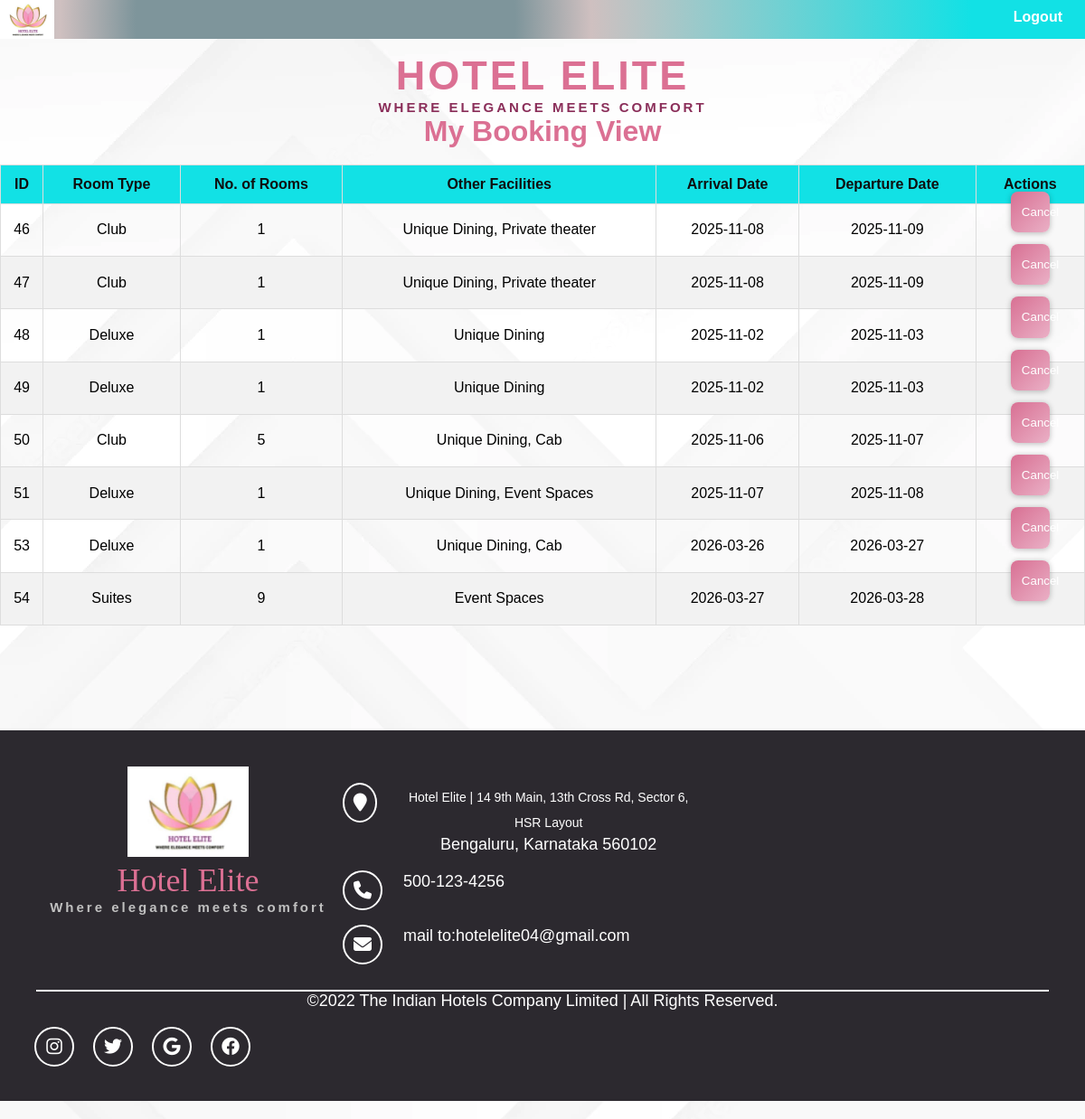
/my/reservations (signed in), run on the app's committed database.
### tables this page shows
CREATE TABLE "bdetails" (
	"id"	INTEGER,
	"name"	TEXT,
	"telphone"	NUMERIC,
	"address"	TEXT,
	"email"	TEXT,
	"room_type"	TEXT,
	"number_of_rooms"	int,
	"other_facilities"	TEXT,
	"arrival_date"	INTEGER,
	"departure_date"	INTEGER, status TEXT DEFAULT 'active',
	PRIMARY KEY("id")
);

### app.py (the view)
@app.get("/my/reservations", response_class=HTMLResponse)
def my_reservations(request: Request):
    if not is_user_logged_in(request):
        return RedirectResponse("/login", status_code=status.HTTP_302_FOUND)
    email = request.session.get("email")
    bookings = db.executeQueryWithParams("SELECT * FROM bdetails WHERE email = ?", [email])
    return templates.TemplateResponse(
        "my_reservations.html",
        {"request": request, "bdetails": bookings},
    )

### templates/my_reservations.html (shortened to what this page needs)
<!DOCTYPE html>
<html lang="en">
<head>
    <link rel="stylesheet" href="/static/css/style.css" />
    <link rel="stylesheet" href="https://cdnjs.cloudflare.com/ajax/libs/font-awesome/6.2.1/css/all.min.css" />
</head>
<body>
    <header>
        <div class="navbar">
            <img src="/static/image/logol.jpg" class="logo1">
            <div class="mobile">
                <div class="nav">
                    <div class="bar"><a href="/logout">Logout</a></div>
                </div>
            </div>
        </div>
    </header>
    <h1 class="logo">Hotel Elite</h1>
    <h6 class="tagline1">Where elegance meets comfort</h6>
    <h1>My Booking View</h1>
    <br />
    <table class="customers">
        <thead>
            <tr>
                <th>ID</th>
                <th>Room Type</th>
                <th>No. of Rooms</th>
                <th>Other Facilities</th>
                <th>Arrival Date</th>
                <th>Departure Date</th>
                <th>Actions</th>
            </tr>
        </thead>
        <tbody>
            {% for reservation in bdetails %}
            <tr>
                <td>{{ reservation.id }}</td>
                <td>{{ reservation.room_type }}</td>
                <td>{{ reservation.number_of_rooms }}</td>
                <td>{{ reservation.other_facilities }}</td>
                <td>{{ reservation.arrival_date }}</td>
                <td>{{ reservation.departure_date }}</td>
                <td>
                    <form action="/reservations/{{ reservation.id }}/cancel" method="post">
                        <button class="action-btn" type="submit">Cancel</button>
                    </form>
                </td>
            </tr>
            {% endfor %}
        </tbody>
    </table>
    <br><br>
    <footer class="footer-distributed">{% include 'footer.html' %}</footer>
</body>
</html>

### static/css/style.css (style rules this page uses)
* { margin: 0; padding: 0; font-family: Tahoma, Geneva, sans-serif; box-sizing: border-box; }
body { height: max-content; width: auto; scroll-behavior: smooth; overflow-x: hidden; overflow-y: scroll; }
.logo1 { width: 5%; cursor: pointer; }
.navbar { display: flex; align-items: center; justify-content: space-between; background-image: radial-gradient( circle at 30%, #7e959b 25%, #cfc0c0 35%, #12e1e5 85% ); margin-bottom: 15px; }
.navbar .nav { display: inline-flex; }
.navbar .nav .bar { display: inline-block; padding: 10px 25px; position: relative; }
.navbar .nav .bar a { text-decoration: none; color: white; text-transform: capitalize; font-weight: bold; float: left; }
.logo { color: palevioletred; font-size: 45px; letter-spacing: 3px; cursor: pointer; text-align: center; text-transform: uppercase; font: bold 55px; }
.tagline1 { color: #8b2f5a; font-size: 15px; letter-spacing: 3px; cursor: pointer; text-align: center; text-transform: uppercase; }
footer { position: relative; bottom: 0; left: 0; right: 0; }
.footer-distributed { background-color: #2c292f; width: 100%; text-align: left; font: bold 16px sans-serif; padding: 40px 40px 40px 40px; margin-top: 80px; display: block; color: white; font-size: 18px; font-weight: bold; margin-bottom: 20px; }
:root { --width: 100%; --height: 100%; --border-width: 200px; --border-height: 200px; }
img { width: var(--width); height: var(--height); }
body { background: #eee; }
button { position: relative; bottom: 20px; background: linear-gradient( 135deg, rgba(216, 112, 147, 1), rgba(234, 176, 198, 1) ); color: #fff; line-height: 2.2; padding: 0 20px; border-radius: 50px; text-decoration: none; box-shadow: 0 1px 6px 0 #0004; transition: all 0.3s; }
label, input, button { display: block; width: 100%; border: none; outline: none; }
button { display: block; width: 40%; border: none; outline: none; text-align: center; margin: 0 auto; padding: 5px; }
div, span, a, h1, h2, h3, h4, header, p { text-align: center; }
h1, h5 { color: palevioletred; }

### templates/my_reservations.html (style rules this page uses)
body { background-image: url(/static/image/bg1.webp) !important; }
.customers { border-collapse: collapse; width: 100%; }
.customers td, .customers th { border: 1px solid #ddd; padding: 6px; text-align: center; }
.customers tr:nth-child(even) { background-color: #f2f2f2; }
.customers th { padding-top: 12px; padding-bottom: 12px; background-color: #12e1e5; color: rgb(15, 14, 14); text-align: center; }
.action-btn { border: 0; padding: 8px 12px; border-radius: 8px; background: linear-gradient(135deg, rgba(216, 112, 147, 1), rgba(234, 176, 198, 1)); color: #fff; cursor: pointer; }

### data on the page
bdetails: id "46", room_type "Club", number_of_rooms "1", other_facilities "Unique Dining, Private theater", arrival_date "2025-11-08", departure_date "2025-11-09"
bdetails: id "47", room_type "Club", number_of_rooms "1", other_facilities "Unique Dining, Private theater", arrival_date "2025-11-08", departure_date "2025-11-09"
bdetails: id "48", room_type "Deluxe", number_of_rooms "1", other_facilities "Unique Dining", arrival_date "2025-11-02", departure_date "2025-11-03"
bdetails: id "49", room_type "Deluxe", number_of_rooms "1", other_facilities "Unique Dining", arrival_date "2025-11-02", departure_date "2025-11-03"
bdetails: id "50", room_type "Club", number_of_rooms "5", other_facilities "Unique Dining, Cab", arrival_date "2025-11-06", departure_date "2025-11-07"
bdetails: id "51", room_type "Deluxe", number_of_rooms "1", other_facilities "Unique Dining, Event Spaces", arrival_date "2025-11-07", departure_date "2025-11-08"
bdetails: id "53", room_type "Deluxe", number_of_rooms "1", other_facilities "Unique Dining, Cab", arrival_date "2026-03-26", departure_date "2026-03-27"
bdetails: id "54", room_type "Suites", number_of_rooms "9", other_facilities "Event Spaces", arrival_date "2026-03-27", departure_date "2026-03-28"
